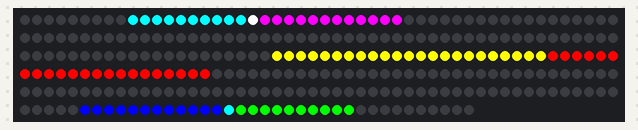
Simulated run of this sketch. Board: Arduino Uno, built with avr-gcc and run on an emulated ATmega328P. On the bench: 288 RGB LEDs in strip order, left to right, continuing on the next row.

Above: at 0.03 s.
At 4.95 s:
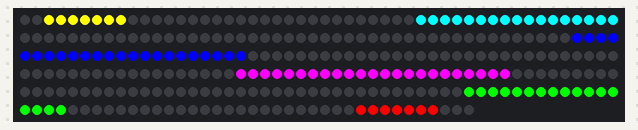
At 9.89 s:
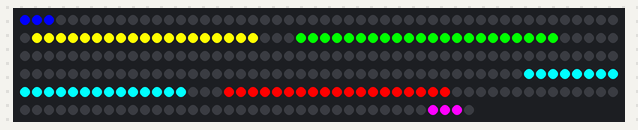
At 19.76 s:
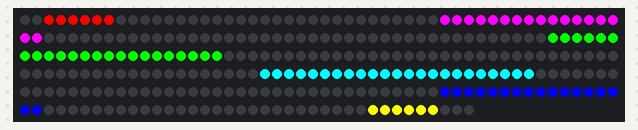
At 29.62 s:
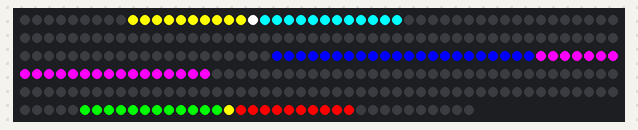
At 39.49 s:
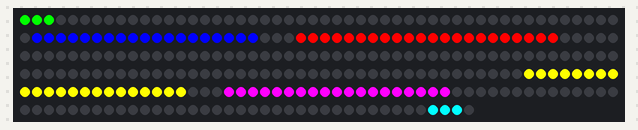

The sketch:

ws2815test4.ino
```cpp
#include <FastLED.h>

#define NUM_LEDS 288
#define DATA_PIN 5
#define DEG 3.1415926535 / 180

CRGB leds[NUM_LEDS];
int ptr = 0;

void setup() {
  Serial.begin(115200);
  FastLED.addLeds<WS2812B, DATA_PIN, GRB>(leds, NUM_LEDS);
}

void set_leds(int offset, int r, int g, int b) {
  int max = -1, min = 9999;
  int pos;

  for (int i = 0; i < 10; i++) {
    pos = (sin(DEG * (i + ptr + offset)) + 1.0) / 2 * (NUM_LEDS - 1);
    max = (pos > max) ? pos : max;
    min = (pos < min) ? pos : min;
  }
//  Serial.print("min = ");
//  Serial.print(min);
//  Serial.print(", max = ");
//  Serial.print(max);
  for (int i = min; i <= max; i++) {
    if (r >= 0) {
      leds[i].r = r;
    }
    if (g >= 0) {
      leds[i].g = g;
    }
    if (b >= 0) {
      leds[i].b = b;
    }
  }
//  Serial.print(", led[max] = ");
//  Serial.println(leds[max]);
}

void loop() {
  for (int i = 0; i < NUM_LEDS; i++) {
    leds[i] = CRGB::Black;
  }
  set_leds(0, 0xff, -1, -1);
  set_leds(60, -1, 0xff, -1);
  set_leds(120, -1, -1, 0xff);
  set_leds(180, 0xff, 0xff, -1);
  set_leds(240, -1, 0xff, 0xff);
  set_leds(300, 0xff, -1, 0xff);
  FastLED.show();
  delay(50);
  ptr++;
  ptr = (ptr == 360) ? 0 : ptr;

}
```
